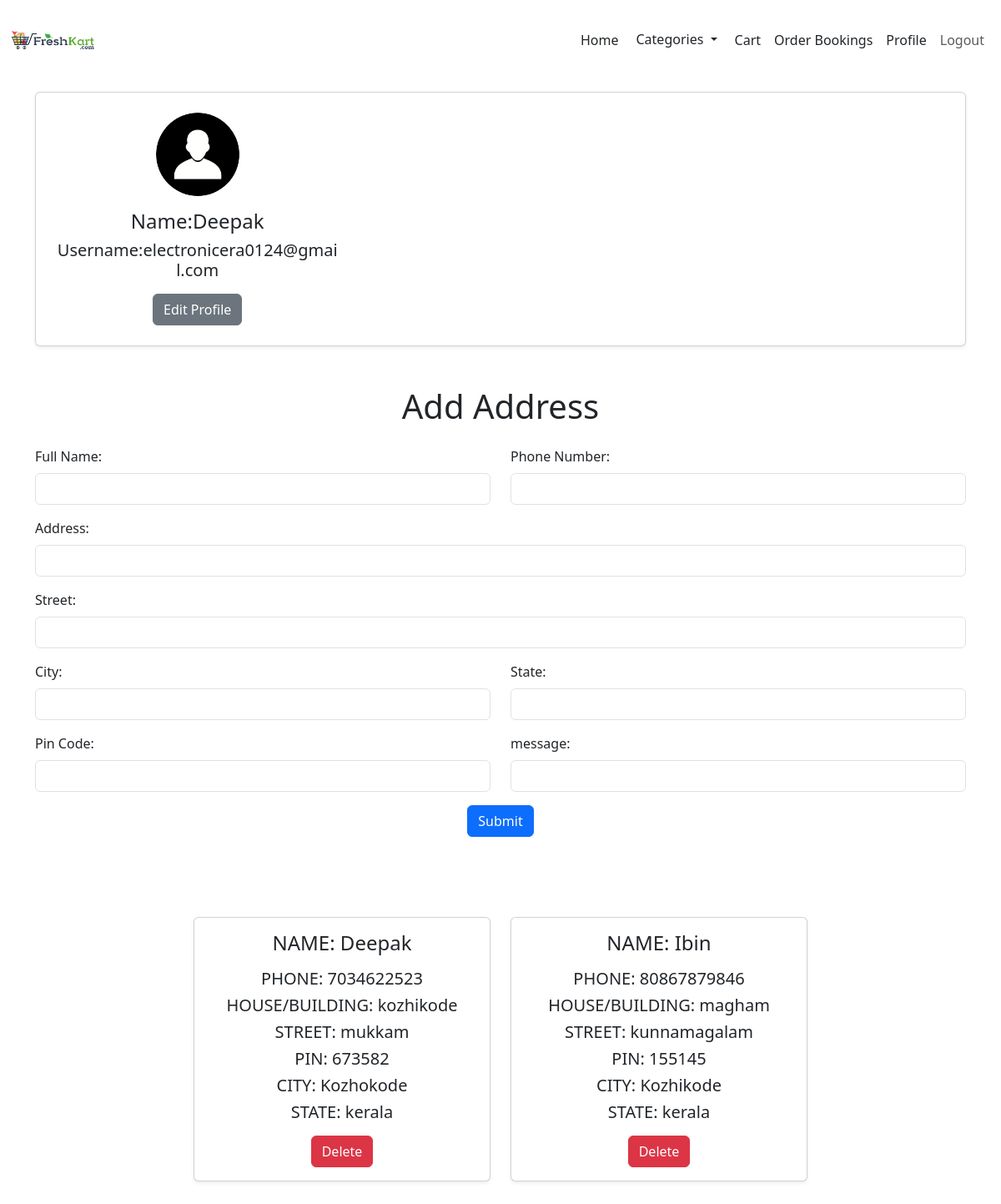
Screenshot of /address (signed in) with the database file from the repository.
### store/models.py (models this page shows)
class Address(models.Model):
    user = models.ForeignKey(User, on_delete=models.CASCADE)
    name=models.TextField()
    address=models.TextField()
    street=models.TextField()
    city=models.TextField()
    state=models.TextField()
    pincode=models.IntegerField()
    phone=models.IntegerField()
    message=models.TextField()

### store/views.py (the view)
# urls.py: path('address',views.address),
def address(req):
    if 'user' in req.session:
        user=User.objects.get(username=req.session['user'])
        data=Address.objects.filter(user=user)
        if req.method=='POST':
            user=User.objects.get(username=req.session['user'])
            name=req.POST['name']
            phn=req.POST['phone']
            house=req.POST['address']
            street=req.POST['street']
            city=req.POST['city']
            pin=req.POST['pin']
            state=req.POST['state']
            data=Address.objects.create(user=user,name=name,phone=phn,address=house,city=city,street=street,pincode=pin,state=state)
            data.save()
            return redirect(address)
        else:
            return render(req,"user/address.html",{'data':data})
    else:
        return redirect(gro_login)

### template/user/address.html (shortened to what this page needs)
<!DOCTYPE html>
<html lang="en">
<head>
    {% load static %}
    <link href="https://cdn.jsdelivr.net/npm/bootstrap@5.3.0-alpha1/dist/css/bootstrap.min.css" rel="stylesheet">
</head>
<body>
    <nav class="  navbar navbar-expand-sm bg-white navbar-white fixed-top ">
        <div class="container-fluid">
          <a href="shop_home"><img src="{% static 'images/logo.jpg' %}" alt="Logo" class="img-fluid" style="height: 80px; width: auto;"></a><br>
          <div class="collapse navbar-collapse justify-content-end " id="collapsibleNavbar">
            <ul class="navbar-nav">
              <li class="nav-item">
                <a class="nav-link  active text-dark" href="../">Home</a>
              </li>
              <li>
                <div class="dropdown">
                    <button type="button" class="btn btn-white text-dark btt-1 dropdown-toggle" data-bs-toggle="dropdown">
                        Categories
                    </button>
                </div>
            </li>
              <li class="nav-item ">
                <a class="nav-link text-dark " href="cart">Cart</a>
              </li>
              <li class="nav-item  ">
                <a class="nav-link text-dark" href="user_book">Order Bookings</a>
              </li>
              <li class="nav-item  ">
                <a class="nav-link text-dark" href="../Address">Profile</a>
              </li>
              {% if user.is_authenticated %}
                <li class="nav-item"><a class="nav-link" href="logout">Logout</a></li>
              {% else %}
                <li class="nav-item"><a class="nav-link" href="login">Login</a></li>
              {% endif %}
            </ul>
          </div>
        </div>
    </nav>
    <div class="container mt-5" >
      <h2 class="mt-5 mb-4">Hey {{ user.first_name }}</h2>
      <div class="card shadow-sm p-4">
          <div class="row">
              <div class="col-md-4 text-center">
                  <img src="{% static 'images/profile_avatar.jpg' %}" class="img-fluid rounded-circle mb-3" alt="User Profile" style="max-height: 100px;">
                  <h4>Name:{{ user.first_name }}</h4>
                  <h5>Username:{{ user.username }}</h5>
                  <button id="editProfileBtn" class="btn btn-secondary mt-2">Edit Profile</button>
              </div>
              <div class="col-md-8">
              </div>
          </div>
      </div>
  </div>
    <div class="container py-5">
        <h1 class="text-center mb-4">Add Address </h1>
        <form action="" method="post" enctype="multipart/form-data">
            <div class="row">
                <div class="col-md-6 mb-3">
                    <label for="name" class="form-label">Full Name:</label>
                    <input type="text" id="name" name="name" class="form-control" required>
                </div>
                <div class="col-md-6 mb-3">
                    <label for="phone" class="form-label">Phone Number:</label>
                    <input type="number" id="phone" name="phone" class="form-control" required>
                </div>
            </div>
            <div class="mb-3">
                <label for="address" class="form-label">Address:</label>
                <input type="text" id="address" name="address" class="form-control" required>
            </div>
            <div class="mb-3">
                <label for="street" class="form-label">Street:</label>
                <input type="text" id="street" name="street" class="form-control" required>
            </div>
            <div class="row">
                <div class="col-md-6 mb-3">
                    <label for="city" class="form-label">City:</label>
                    <input type="text" id="city" name="city" class="form-control" required>
                </div>
                <div class="col-md-6 mb-3">
                    <label for="state" class="form-label">State:</label>
                    <input type="text" id="state" name="state" class="form-control" required>
                </div>
            </div>
            <div class="row">
                <div class="col-md-6 mb-3">
                    <label for="pin" class="form-label">Pin Code:</label>
                    <input type="number" id="pin" name="pin" class="form-control" required>
                </div>
                <div class="col-md-6 mb-3">
                    <label for="state" class="form-label">message:</label>
                    <input type="text" id="message" name="message" class="form-control" required>
                </div>
            </div>
            <div class="text-center">
                <button type="submit" class="btn btn-primary">Submit</button>
            </div>
        </form>
    </div>
    <div class="container py-5">
        <div class="row justify-content-center">
          {% for i in data %}
          <div class="col-md-6 col-lg-4 mb-4">
            <div class="card shadow-sm">
              <div class="card-body text-center">
                <h4 class="card-title mb-3">NAME: {{i.name}}</h4>
                <h5 class="card-text mb-2">PHONE: {{i.phone}}</h5>
                <h5 class="card-text mb-2">HOUSE/BUILDING: {{i.address}}</h5>
                <h5 class="card-text mb-2">STREET: {{i.street}}</h5>
                <h5 class="card-text mb-2">PIN: {{i.pincode}}</h5>
                <h5 class="card-text mb-2">CITY: {{i.city}}</h5>
                <h5 class="card-text mb-3">STATE: {{i.state}}</h5>
                <a href="delete_address/{{i.pk}}" class="btn btn-danger">Delete</a>
              </div>
            </div>
          </div>
          {% endfor %}
        </div>
    </div>
</body>
</html>

### rows the page displays
Address: name "Deepak", phone "7034622523", address "kozhikode", street "mukkam", pincode "673582", city "Kozhokode", state "kerala"
Address: name "Ibin", phone "80867879846", address "magham", street "kunnamagalam", pincode "155145", city "Kozhikode", state "kerala"

### other values shown
{{ user.first_name }} "Deepak"
{{ user.username }} "electronicera0124@gmail.com"
